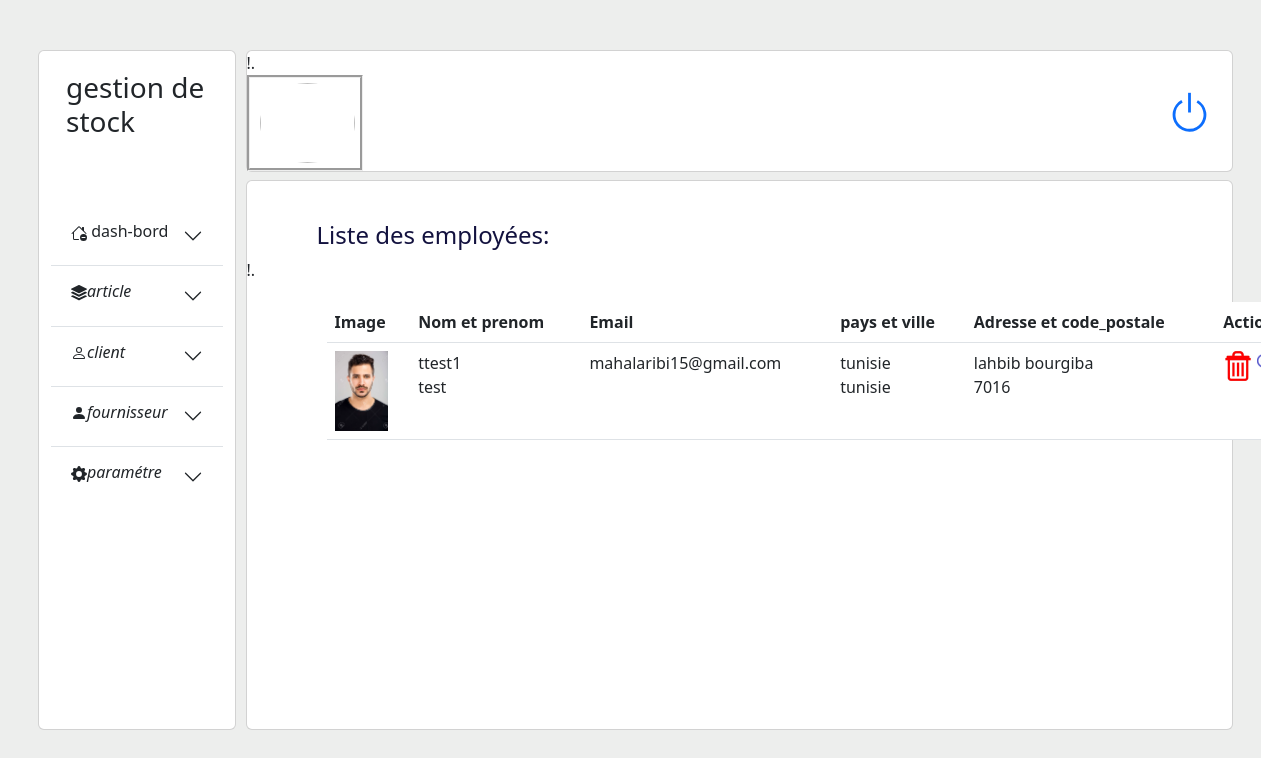
/liste-des-employee.php, run on the app's committed database.
### tables this page shows
CREATE TABLE `user` (
  `id_user` int(20) NOT NULL,
  `date_crÃ©ation` date NOT NULL,
  `date_modification` date NOT NULL,
  `pays` varchar(40) NOT NULL,
  `ville` varchar(40) NOT NULL,
  `email` varchar(40) NOT NULL,
  `mdp` varchar(40) NOT NULL,
  `role` varchar(30) NOT NULL,
  `nom` varchar(30) NOT NULL,
  `prenom` varchar(30) NOT NULL,
  `confirmmdp` varchar(40) NOT NULL,
  `adresse` varchar(60) NOT NULL,
  `code_postale` int(11) NOT NULL,
  `image` varchar(300) NOT NULL,
  `content` varchar(300) NOT NULL
);

### liste-des-employee.php (the view, shortened to what this page needs)
?><!DOCTYPE html>
<html lang="en">
<head>
	  <link rel="stylesheet" href="bootstrap/css/bootstrap.css">
	   <scripy src="stylesheet" href="bootstrap/css/bootstrap.js">
		<link href="https://cdn.jsdelivr.net/npm/bootstrap@5.3.0-alpha1/dist/css/bootstrap.min.css" rel="stylesheet">
       <link rel="stylesheet" href="style_main.css">
</head>
<body>
<div class="main-container ">
    <div class="row min-width  min-height-600 no-flex-wrap ">
        <div class="card marg-left col-md-2 ">
        <?php
            require('left-admin.php');
            ?>
        </div>
    <div class="card col-md-10 pad back-main border-none">
      <div class="col pad flex-column justify-content-between">
        <div class="card min-height-90 mb-2">
            <?php
            require('header.php');
            ?>
        </div>
        <div class="card main-height ">
            <div><h4 class="lister">Liste des employées:</h4></div>
        <table class="table caption-top">
        <thead>
        <tr>
            <th scope="col">Image</th>
            <th scope="col">Nom et prenom</th>
            <th scope="col">Email</th>
            <th scope="col">pays et ville</th>
            <th scope="col">Adresse et code_postale</th>
            <th scope="col">Action</th>
        </tr>
        </thead>
        <tbody>
       <?php
       include("connexion.php");
       $req1="select * from user where role='user'";
       $res = $conx->query($req1);
       while($row=$res->fetch_assoc())
       echo"
       <tr>
       <td><img style='max-width:80px;max-height:80px;'src='$row[image]'></td>
       <td>$row[nom] <br> $row[prenom] </td>
       <td>$row[email]</td>
       <td>$row[pays] <br> $row[pays]</td>
       <td>$row[adresse] <br>$row[code_postale]</td>
       <td><a href='supprimer-employee.php?code_user=$row[id_user]'><img class='photo-action' src='img/delete.jfif'></a>
       <a style='border:none;' data-bs-target='#exampleModalToggle' data-bs-toggle='modal'><img class='photo-action' src='img/detail.png'></a>
       <div class='modal fade' id='exampleModalToggle' aria-hidden='true' aria-labelledby='exampleModalToggleLabel' tabindex='-1'>
       <div class='modal-dialog modal-dialog-centered'>
         <div class='modal-content'>
           <div class='modal-header'>
             <h1 class='modal-title fs-5' ><i style='color:blue;' class='bi bi-calendar3'><svg xmlns='http://www.w3.org/2000/svg' width='16' height='16' fill='currentColor' class='bi bi-calendar3' viewBox='0 0 16 16'>
            <path d='M14 0H2a2 2 0 0 0-2 2v12a2 2 0 0 0 2 2h12a2 2 0 0 0 2-2V2a2 2 0 0 0-2-2zM1 3.857C1 3.384 1.448 3 2 3h12c.552 0 1 .384 1 .857v10.286c0 .473-.448.857-1 .857H2c-.552 0-1-.384-1-.857V3.857z'/>
            <path d='M6.5 7a1 1 0 1 0 0-2 1 1 0 0 0 0 2zm3 0a1 1 0 1 0 0-2 1 1 0 0 0 0 2zm3 0a1 1 0 1 0 0-2 1 1 0 0 0 0 2zm-9 3a1 1 0 1 0 0-2 1 1 0 0 0 0 2zm3 0a1 1 0 1 0 0-2 1 1 0 0 0 0 2zm3 0a1 1 0 1 0 0-2 1 1 0 0 0 0 2zm3 0a1 1 0 1 0 0-2 1 1 0 0 0 0 2zm-9 3a1 1 0 1 0 0-2 1 1 0 0 0 0 2zm3 0a1 1 0 1 0 0-2 1 1 0 0 0 0 2zm3 0a1 1 0 1 0 0-2 1 1 0 0 0 0 2z'/>
             </svg></i> List des dates :</h1>
             <button type='button' class='btn-close' data-bs-dismiss='modal' aria-label='Close'> </button>
           </div>
           <div class='modal-body'>
     <table class='table ' style='max-width:200px;'>
         <thead>
         <tr>
           <th scope='col'>Date_modification</th>
           <th scope='col'>Date_cretion </th>
         </tr>
       </thead>
           <tr>
            <td>$row[date_modification]</td>
            <td>$row[date_création]</td>
         </tr>
         </table>
          </div>
         </div>
       </div>
     </div>
     </td>
       </tr>
       ";
        ?>
        </tbody>
    </table>
        </div>
    </div>
    </div>
</div>
</div>
</body>
</html>

### style_main.css (style rules this page uses)
.main-container { margin:50px; }
body { background:#edeeed; }
.min-height-600 { min-height:650px; }
.marg-left { margin-right:10px; }
.no-flex-wrap { flex-wrap:inherit; }
.back-main { background:#edeeed; }
.pad { padding-left:0px; padding-right:0px; }
.border-none { border:none; }
.min-height-90 { min-height:90px; }
.main-height { min-height:550px; }

### liste-des-employee.php (style rules this page uses)
.table { margin-top:20px; margin-left:80px; max-width:1200px; }
.lister { margin-left:70px; margin-top:40px; color:#13123f; }
.photo-action { max-height:30px; max-width:30px; }

### data on the page
user: image (picture), nom "ttest1", prenom "test", email "mahalaribi15@gmail.com", pays "tunisie", adresse "lahbib bourgiba", code_postale "7016"
